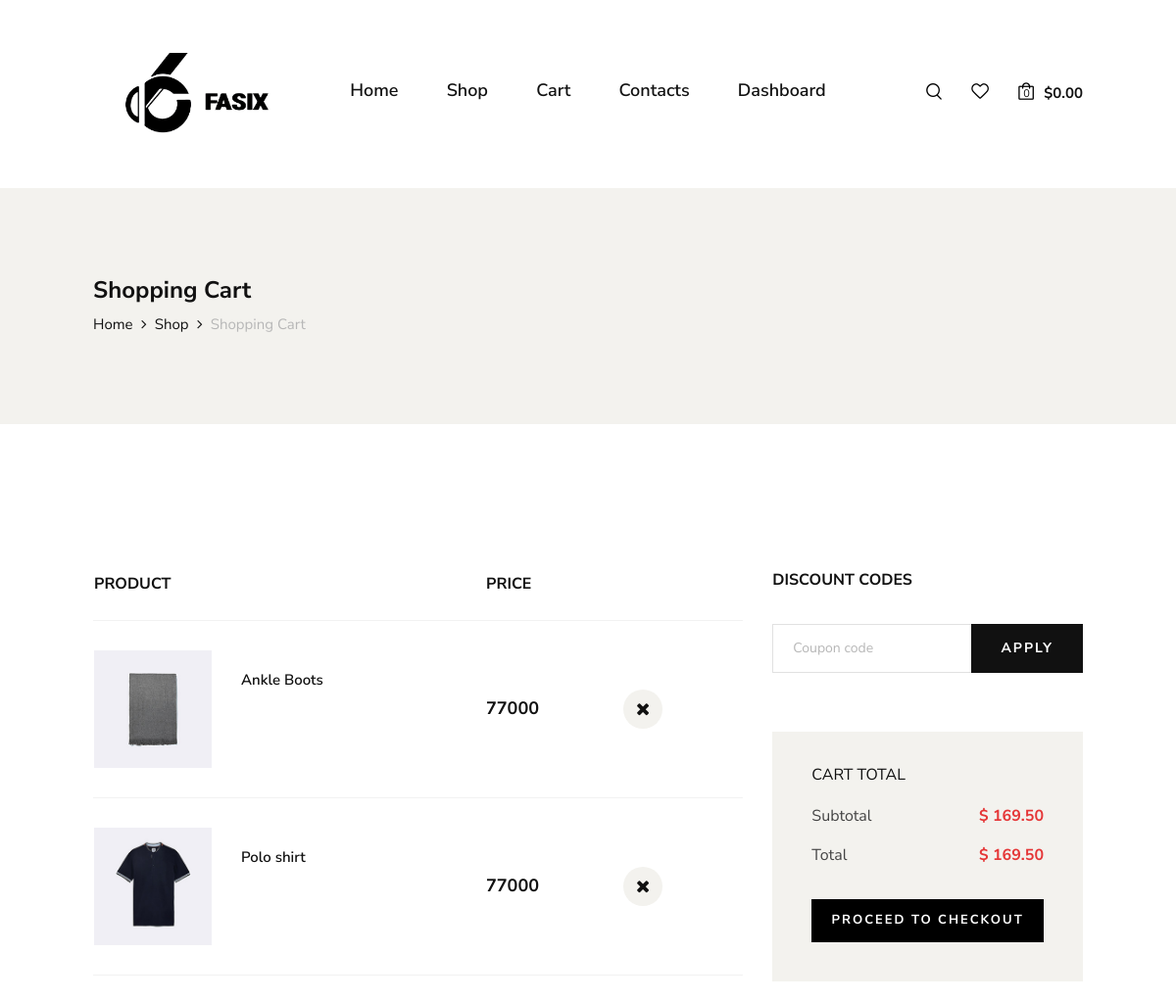
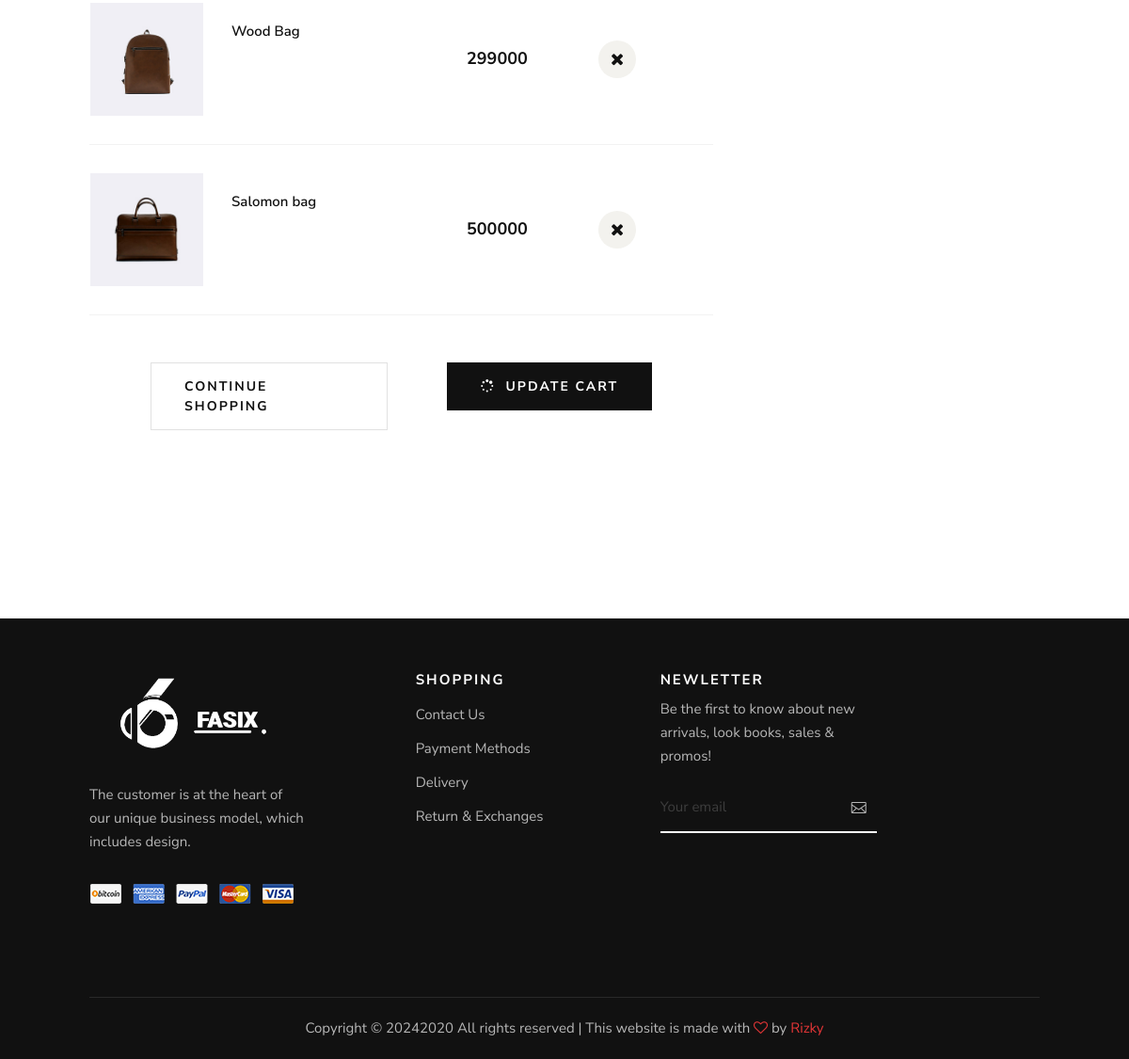
The page /shopping-cart.php on the database its author committed (2 pictures, top to bottom).
### tables this page shows
CREATE TABLE `cart` (
  `id` int(11) NOT NULL,
  `nama` varchar(200) NOT NULL,
  `harga` int(11) NOT NULL,
  `gambar` text NOT NULL
);

### shopping-cart.php (the view, shortened to what this page needs)
<!DOCTYPE html>
<html lang="zxx">
  <?php require_once("./header.php");?>
    <section class="breadcrumb-option">
      <div class="container">
        <div class="row">
          <div class="col-lg-12">
            <div class="breadcrumb__text">
              <h4>Shopping Cart</h4>
              <div class="breadcrumb__links">
                <a href="./index.php">Home</a>
                <a href="./shop.php">Shop</a>
                <span>Shopping Cart</span>
              </div>
            </div>
          </div>
        </div>
      </div>
    </section>
    <section class="shopping-cart spad">
      <div class="container">
        <div class="row">
          <div class="col-lg-8">
            <div class="shopping__cart__table">
              <table>
                <thead>
                  <tr>
                    <th>Product</th>
                    <th>Price</th>
                    <th></th>
                  </tr>
                </thead>
      <tbody>
      <?php
                $db = mysqli_connect("localhost", "root", "", "ukk");
         $select_cart = mysqli_query($db, "SELECT * FROM `cart`") or die('query failed');
         if(mysqli_num_rows($select_cart) > 0){
            while($fetch_cart = mysqli_fetch_assoc($select_cart)){
             ?>
         <tr>
            <td class="product__cart__item">
                      <div class="product__cart__item__pic">
                        <img src="<?= $fetch_cart['gambar']?>" alt=""/>
                      </div>
                      <div class="product__cart__item__text">
                        <h6><?= $fetch_cart['nama']?></h6>
                      </div>
                    </td>
                    <td class="cart__price"><?= $fetch_cart['harga']?></td>
                    <td method = "GET" href="hapus.php?id=<?= $fetch_cart['id']; ?>" onclick="return confirm('delete this from cart?');" class="cart__close"><i class="fa fa-close"></i></td>
                  </tr>
                  <?php }
            }?>
                </tbody>
              </table>
            </div>
            <div class="row">
              <div class="col-lg-6 col-md-6 col-sm-6">
                <div class="continue__btn">
                  <a href="#">Continue Shopping</a>
                </div>
              </div>
              <div class="col-lg-6 col-md-6 col-sm-6">
                <div class="continue__btn update__btn">
                  <a href="#"><i class="fa fa-spinner"></i> Update cart</a>
                </div>
              </div>
            </div>
          </div>
          <div class="col-lg-4">
            <div class="cart__discount">
              <h6>Discount codes</h6>
              <form action="#">
                <input type="text" placeholder="Coupon code" />
                <button type="submit">Apply</button>
              </form>
            </div>
            <div class="cart__total">
              <h6>Cart total</h6>
              <ul>
                <li>Subtotal <span>$ 169.50</span></li>
                <li>Total <span>$ 169.50</span></li>
              </ul>
              <a href="#" class="primary-btn">Proceed to checkout</a>
            </div>
          </div>
        </div>
      </div>
    </section>
    <?php require_once("footer.php");?>
  </body>
</html>

### css/style.css (style rules this page uses)
html, body { height: 100%; font-family: "Nunito Sans", sans-serif; -webkit-font-smoothing: antialiased; }
h1, h2, h3, h4, h5, h6 { margin: 0; color: #111111; font-weight: 400; font-family: "Nunito Sans", sans-serif; }
h4 { font-size: 24px; }
h6 { font-size: 16px; }
.row { display: flex; margin: 50px; }
img { max-width: 100%; }
ul, ol { padding: 0; margin: 0; }
.spad { padding-top: 100px; padding-bottom: 100px; }
.primary-btn { display: inline-block; font-size: 13px; font-weight: 700; text-transform: uppercase; padding: 14px 30px; color: #ffffff; background: #000000; letter-spacing: 4px; }
.breadcrumb-option { background: #f3f2ee; padding: 40px 0; }
.breadcrumb__text h4 { color: #111111; font-weight: 700; margin-bottom: 8px; }
.breadcrumb__links a { font-size: 15px; color: #111111; margin-right: 18px; display: inline-block; position: relative; }
.breadcrumb__links a:after { position: absolute; right: -14px; top: 0; content: ""; font-family: "FontAwesome"; }
.breadcrumb__links span { font-size: 15px; color: #b7b7b7; display: inline-block; }
.shopping__cart__table { margin-bottom: 30px; }
.shopping__cart__table table { width: 100%; }
.shopping__cart__table table thead { border-bottom: 1px solid #f2f2f2; }
.shopping__cart__table table thead tr th { color: #111111; font-size: 16px; font-weight: 700; text-transform: uppercase; padding-bottom: 25px; }
.shopping__cart__table table tbody tr { border-bottom: 1px solid #f2f2f2; }
.shopping__cart__table table tbody tr td { padding-bottom: 30px; padding-top: 30px; }
.shopping__cart__table table tbody tr td.product__cart__item { width: 400px; }
.product__cart__item__pic img { width: 120px; }
.shopping__cart__table table tbody tr td.product__cart__item .product__cart__item__pic img { float: left; margin-right: 30px; }
.shopping__cart__table table tbody tr td.product__cart__item .product__cart__item__text { overflow: hidden; padding-top: 21px; }
.shopping__cart__table table tbody tr td.product__cart__item .product__cart__item__text h6 { color: #111111; font-size: 15px; font-weight: 600; margin-bottom: 10px; }
.shopping__cart__table table tbody tr td.cart__price { color: #111111; font-size: 18px; font-weight: 700; width: 140px; }
.shopping__cart__table table tbody tr td.cart__close i { font-size: 18px; color: #111111; height: 40px; width: 40px; background: #f3f2ee; border-radius: 50%; line-height: 40px; text-align: center; }
.continue__btn.update__btn { text-align: right; }
.continue__btn.update__btn a { color: #ffffff; background: #111111; border-color: #111111; }
.continue__btn.update__btn a i { margin-right: 5px; }
.continue__btn a { color: #111111; font-size: 14px; font-weight: 700; letter-spacing: 2px; text-transform: uppercase; border: 1px solid #e1e1e1; padding: 14px 35px; display: inline-block; }
.cart__discount { margin-bottom: 60px; }
.cart__discount h6 { color: #111111; font-weight: 700; text-transform: uppercase; margin-bottom: 35px; }
.cart__discount form { position: relative; }
.cart__discount form input { font-size: 14px; color: #b7b7b7; height: 50px; width: 100%; border: 1px solid #e1e1e1; padding-left: 20px; }
.cart__discount form input::placeholder { color: #b7b7b7; }
.cart__discount form button { font-size: 14px; color: #ffffff; font-weight: 700; letter-spacing: 2px; text-transform: uppercase; background: #111111; padding: 0 30px; border: none; position: absolute; right: 0; top: 0; height: 100%; }
.cart__total { background: #f3f2ee; padding: 35px 40px 40px; }
.cart__total h6 { color: #111111; text-transform: uppercase; margin-bottom: 12px; }
.cart__total ul { margin-bottom: 25px; }
.cart__total ul li { list-style: none; font-size: 16px; color: #444444; line-height: 40px; overflow: hidden; }
.cart__total ul li span { font-weight: 700; color: #e53637; float: right; }
.cart__total .primary-btn { display: block; padding: 12px 10px; text-align: center; letter-spacing: 2px; }
@media only screen and (min-width: 1200px) { .container { max-width: 1170px; } }

### rows shown on the page
cart: gambar (picture), nama "Ankle Boots", harga "77000"
cart: gambar (picture), nama "Polo shirt", harga "77000"
cart: gambar (picture), nama "Wood Bag", harga "299000"
cart: gambar (picture), nama "Salomon bag", harga "500000"
